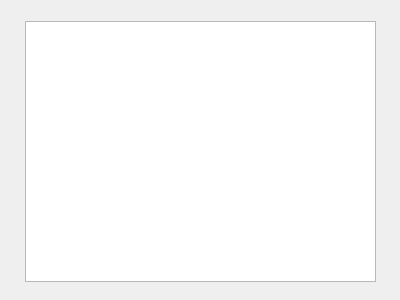
<?xml version="1.0" encoding="UTF-8"?>
<ui version="4.0">
 <class>ViewBook</class>
 <widget class="QDialog" name="ViewBook">
  <property name="geometry">
   <rect>
    <x>0</x>
    <y>0</y>
    <width>400</width>
    <height>300</height>
   </rect>
  </property>
  <property name="windowTitle">
   <string>Dialog</string>
  </property>
  <widget class="QListWidget" name="listWidget">
   <property name="geometry">
    <rect>
     <x>25</x>
     <y>21</y>
     <width>351</width>
     <height>261</height>
    </rect>
   </property>
  </widget>
 </widget>
 <resources/>
 <connections/>
</ui>
